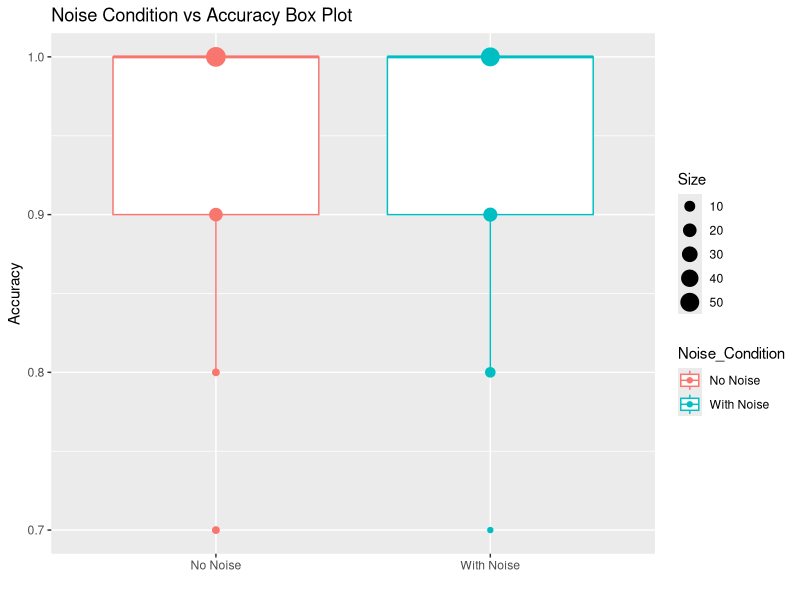

Write R code to recreate this figure.
library(ggplot2)


data <- read.csv("237 Project.csv")
data$Noise_Condition <- factor(data$Noise_Condition, levels = c(0,1), labels=(c('No Noise', 'With Noise')))



accuracy_boxplot<- ggplot(data, aes(x=Noise_Condition, y =Accuracy_Percentage, color = Noise_Condition)) +
  geom_boxplot() +labs (x= "", y= "Accuracy", title="Noise Condition vs Accuracy Box Plot", size="Size")+geom_count()

accuracy_boxplot
